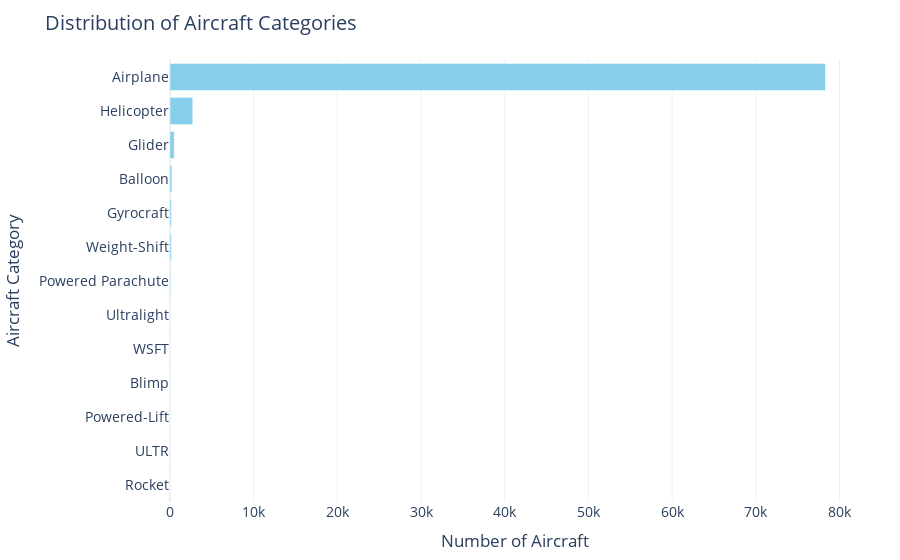

Write notebook code for a chart like this one.
### Markdown cell above
5. `aircraft_category`: *What kind of aircrafts dominate the skies?*

### Code cell
category_counts = us_data['aircraft_category'].value_counts().reset_index()
category_counts.columns = ['aircraft_category', 'count']

fig = px.bar(
    category_counts,
    x='count',
    y='aircraft_category',
    orientation='h',
    title='Distribution of Aircraft Categories',
    labels={'count': 'Number of Aircraft', 'aircraft_category': 'Aircraft Category'},
    color_discrete_sequence=['skyblue']
)

fig.update_layout(
    template='plotly_white',
    title_font_size=20,
    font=dict(size=14),
    yaxis=dict(categoryorder='total ascending'),
    margin=dict(t=60, b=40, l=100, r=40)
)

fig.show()

### Figure 1 — Plotly figure (JSON) as saved in the notebook; plotly's stock layout.template omitted (floating-point values rounded to 4 significant figures)
{"data": [{"hovertemplate": "Number of Aircraft=%{x}<br>Aircraft Category=%{y}<extra></extra>", "legendgroup": "", "marker": {"color": "skyblue", "pattern": {"shape": ""}}, "name": "", "orientation": "h", "showlegend": false, "textposition": "auto", "type": "bar", "x": [78327, 2723, 503, 229, 172, 161, 90, 25, 9, 4, 3, 1, 1], "xaxis": "x", "y": ["Airplane", "Helicopter", "Glider", "Balloon", "Gyrocraft", "Weight-Shift", "Powered Parachute", "Ultralight", "WSFT", "Blimp", "Powered-Lift", "Rocket", "ULTR"], "yaxis": "y"}], "layout": {"barmode": "relative", "font": {"size": 14}, "legend": {"tracegroupgap": 0}, "margin": {"b": 40, "l": 100, "r": 40, "t": 60}, "title": {"font": {"size": 20}, "text": "Distribution of Aircraft Categories"}, "xaxis": {"anchor": "y", "domain": [0, 1], "title": {"text": "Number of Aircraft"}}, "yaxis": {"anchor": "x", "categoryorder": "total ascending", "domain": [0, 1], "title": {"text": "Aircraft Category"}}}}
